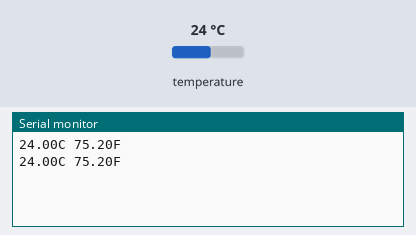
Recording of a sketch running on a simulated Arduino Uno, built with avr-gcc and run on an emulated ATmega328P. Shown: the last lines printed to the serial monitor. Inputs (shaded band) come from the test bench; at power-on: temperature 24 °C.

Above: at 1.8 s.
1.9 s: temperature set to 12 °C
At 2.4 s:
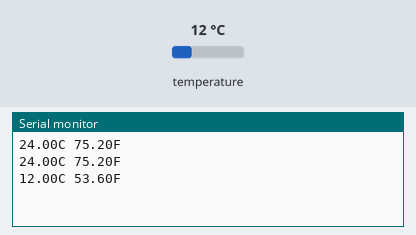
3.4 s: temperature set to 19 °C
At 4.9 s:
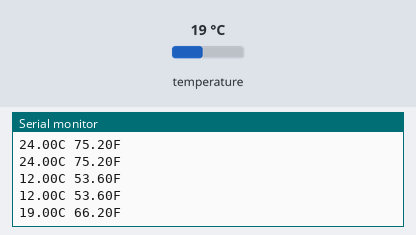
Timing chart, 0 to 6.4 s (numbered marks = the images above; inputs shaded):
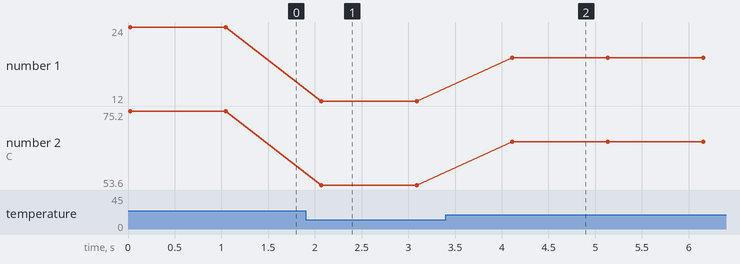

Measured:
- after the input at 1.9 s, the serial monitor: prints a new line after 0.17 s (image 1)
- after the input at 3.4 s, the serial monitor: prints a new line after 0.71 s (image 2)
- plotted number 1: 24 → 12 after the input at 1.9 s, 12 → 19 after the input at 3.4 s
- plotted number 2: 75.2 → 53.6 after the input at 1.9 s, 53.6 → 66.2 after the input at 3.4 s

The sketch:

DS18S20.ino
```cpp
#include <OneWire.h>

int DS18S20_Pin = 2; //DS18S20 Signal pin on digital 2

//Temperature chip i/o
OneWire ds(DS18S20_Pin);  // on digital pin 2

void setup(void) {
  Serial.begin(9600);
}

void loop(void) {
  float temperatureC = getTemp();
  float temperatureF = convertC2F(temperatureC);
  Serial.print(temperatureC);
  Serial.print("C ");
  Serial.print(temperatureF);
  Serial.println("F");

  delay(1000); //just here to slow down the output so it is easier to read

}

float convertC2F(float t) {
     return  t * (9.0 / 5.0) + 32.0;
}

float getTemp(){
  //returns the temperature from one DS18S20 in DEG Celsius

  byte data[12];
  byte addr[8];

  if ( !ds.search(addr)) {
      //no more sensors on chain, reset search
      ds.reset_search();
      return -1000;
  }

  if ( OneWire::crc8( addr, 7) != addr[7]) {
      Serial.println("CRC is not valid!");
      return -1000;
  }

  if ( addr[0] != 0x10 && addr[0] != 0x28) {
      Serial.print("Device is not recognized");
      return -1000;
  }

  ds.reset();
  ds.select(addr);
  ds.write(0x44,1); // start conversion, with parasite power on at the end

  byte present = ds.reset();
  ds.select(addr);
  ds.write(0xBE); // Read Scratchpad


  for (int i = 0; i < 9; i++) { // we need 9 bytes
    data[i] = ds.read();
  }

  ds.reset_search();

  byte MSB = data[1];
  byte LSB = data[0];

  float tempRead = ((MSB << 8) | LSB); //using two's compliment
  float TemperatureSum = tempRead / 16;

  //TemperatureSum = ((TemperatureSum * 9) / 5) + 32;

  return TemperatureSum;

}
```
